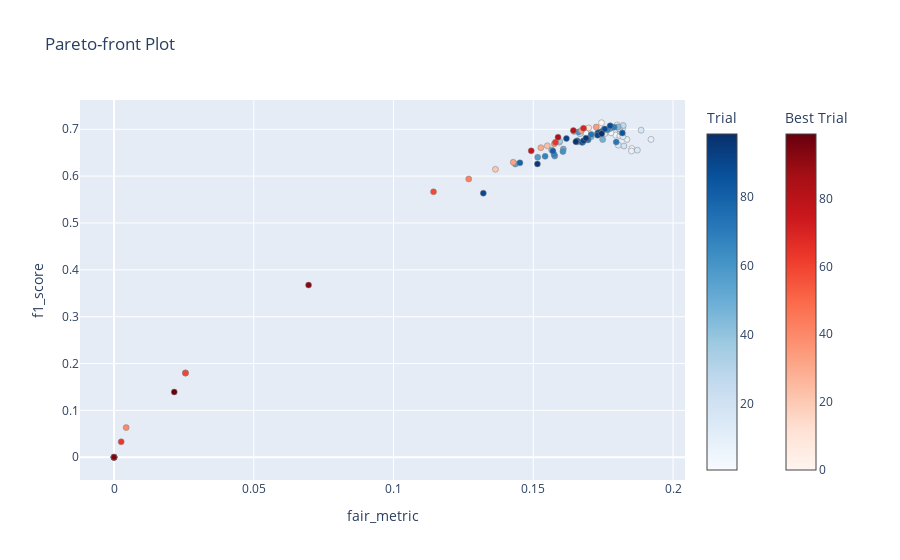

Write notebook code for a chart like this one.
### Code cell
optuna.visualization.plot_pareto_front(results, target_names=["fair_metric", "f1_score"], include_dominated_trials = True)
